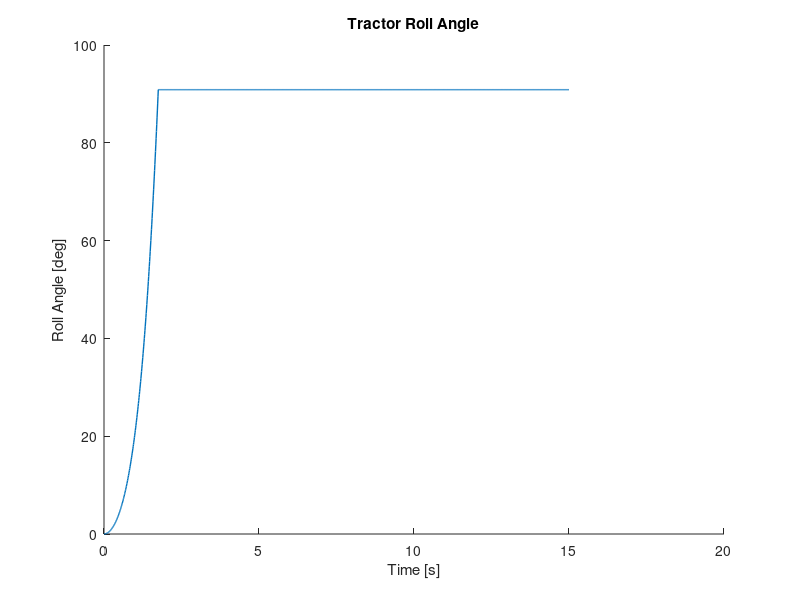

Recreate this plot in MATLAB. (Note: this script raises an error after producing the figure.)

% 7/15/21
% S. Krug
% Notes:
%
% 7/15/21 - Initial start
%

clear all
close all
clc

%% Time Series Parameters
sampling_freq_hz = 100; %hz
total_run_time_s =15; % sec
time_s = linspace(0, total_run_time_s, sampling_freq_hz*total_run_time_s)';
%% Inputs
% Aero Calcs
%use allowable windspeed table as inputs for aero calculation?
sim_rollover_angle_deg = 90;
start_roll_rate_dps = 0;
start_roll_angle_deg = 0;

v_mph = 150;
v_mps = v_mph*0.44704;
rho_kgpm3 = 1.225;
TRAC_Cd = 1.5;
TRAC_A_m2 = 15;

TRAC_Fd_N = 0.5*rho_kgpm3*(v_mps^2)*TRAC_Cd*TRAC_A_m2;

%% Mass Properties
g_mps2 = 9.81;
%Tractor
TRAC_height_cg_m = 1.1;
TRAC_mass_kg = 6970;
TRAC_inertia_roll_kgm2 = 37500;
TRAC_trackwidth_m = 2.53;
TRAC_height_cp_m = 1.925;
TRAC_force_drag_N = TRAC_Fd_N;
TRAC_force_weight_N = g_mps2*TRAC_mass_kg;

%% Variables & Inputs
%Tractor
TRAC_d_cg_y_m_i = TRAC_height_cg_m;
TRAC_d_cg_x_m_i = TRAC_trackwidth_m/2;
TRAC_theta_cg_rad_i = atan(TRAC_d_cg_x_m_i/TRAC_d_cg_y_m_i);

TRAC_d_cp_y_m_i = TRAC_height_cp_m;
TRAC_d_cp_x_m_i = TRAC_trackwidth_m/2;
TRAC_theta_cp_rad_i = atan(TRAC_d_cp_x_m_i/TRAC_d_cp_y_m_i);
%Inertias
TRAC_r_cg_m = TRAC_d_cg_x_m_i/(sin(TRAC_theta_cg_rad_i));
TRAC_I_pat_kgm2 = TRAC_inertia_roll_kgm2 + TRAC_mass_kg*TRAC_r_cg_m^2; %use this inertia

%Radii to calculate d_cg_x_m and d_cp_y_m during dynamic motion
TRAC_r_cp_m = TRAC_d_cp_x_m_i/(sin(TRAC_theta_cp_rad_i));
%% Initialize vars
TRAC_tq_nm = zeros(length(time_s),1);
TRAC_d_cg_x_m = zeros(length(time_s),1);
TRAC_d_cp_y_m = zeros(length(time_s),1);
TRAC_alpha_rps2 = zeros(length(time_s),1);

TRAC_theta_cg_rad = zeros(length(time_s),1);
TRAC_theta_cp_rad = zeros(length(time_s),1);
TRAC_theta_cg_rad(1) = TRAC_theta_cg_rad_i; %first angle is static angle
TRAC_theta_cp_rad(1) = TRAC_theta_cp_rad_i; %first angle is static angle

tractor_torque = zeros(length(time_s),1);


TRAC_d_cg_y_m = zeros(length(time_s),1);
deltaH = zeros(length(time_s),1);
deltaTheta = zeros(length(time_s),1);
deltaOmega_rps = zeros(length(time_s),1);
omega_E_rps = zeros(length(time_s),1);
PE_added_kgm2ps2 = zeros(length(time_s),1);
kinetic_energy_kgm2ps2 = zeros(length(time_s),1);
deltaKE_kgm2ps2 = zeros(length(time_s),1);
omega_energy_rps = zeros(length(time_s),1);
KE_total_kgm2ps2 = zeros(length(time_s),1);
PE_total_kgm2ps2 = zeros(length(time_s),1);

%% Main Loop Start at Initial Rate
TRAC_omega_rps = zeros(length(time_s),1);
TRAC_omega_rps(1) = start_roll_rate_dps/57.29;
TRAC_roll_angle_rad = zeros(length(time_s),1);
TRAC_roll_angle_rad(1) = start_roll_angle_deg/57.29; %first angle is static angle

for t = 1:length(time_s) - 1
    
    dt = time_s(t+1) - time_s(t);
    TRAC_d_cg_x_m(t) = sin(TRAC_theta_cg_rad(t))*TRAC_r_cg_m; %new moment arm for new cg torque
    TRAC_d_cp_y_m(t) = cos(TRAC_theta_cp_rad(t))*TRAC_r_cp_m; %new moment arm for cp torque
    tractor_torque(t) = (TRAC_force_drag_N*TRAC_d_cp_y_m(t))-(TRAC_force_weight_N*TRAC_d_cg_x_m(t));
    
    if TRAC_roll_angle_rad(t)*57.29 < 0 % if angle of truck is below ground, stop
        break
    end
    %% Euler Time Step Calc
    TRAC_alpha_rps2(t+1) = tractor_torque(t)/TRAC_I_pat_kgm2;
    TRAC_omega_rps(t+1) = TRAC_omega_rps(t)+TRAC_alpha_rps2(t+1)*dt;
    TRAC_roll_angle_rad(t+1) = TRAC_roll_angle_rad(t)+TRAC_omega_rps(t+1)*dt;
    %% Energy Calc Check 
    TRAC_d_cg_y_m(t) = cos(TRAC_theta_cg_rad(t))*TRAC_r_cg_m; %cg height
    deltaH(1) = 0;
    if t > 1
        
        deltaTheta(t) = TRAC_roll_angle_rad(t) - TRAC_roll_angle_rad(t-1);
        deltaH(t) = TRAC_d_cg_y_m(t) - TRAC_d_cg_y_m(t-1); %cg goes up, potential energy goes up. cg goes down, energy goes down
       
        PE_added_kgm2ps2(t) = TRAC_mass_kg*g_mps2*deltaH(t) + tractor_torque(t)*deltaTheta(t); %total energy added in this torque time step
        PE_total_kgm2ps2(t) = PE_total_kgm2ps2(t-1) + PE_added_kgm2ps2(t); %new total PE. previous plus new increment

%         kinetic_energy_kgm2ps2(t) = potential_energy_kgm2ps2(t);
%         kinetic_energy_kgm2ps2(t) = .5*TRAC_I_pat_kgm2*TRAC_omega_rps(t);
        deltaKE_kgm2ps2(t) =  PE_total_kgm2ps2(t) - PE_total_kgm2ps2(t-1); %new total PE, minus previous total PE

        KE_total_kgm2ps2(t) = deltaKE_kgm2ps2(t) + KE_total_kgm2ps2(t-1); %old total energy plus new delta in energy

        omega_energy_rps(t) = sqrt(2*KE_total_kgm2ps2(t)/TRAC_I_pat_kgm2); %calculate new omega based on total energy input into system
        
%         omega_energy_rps(t) = omega_rps(t) + omega_rps(t-1); %previous omega plus new omega
        
%  - .5*TRAC_I_pat_kgm2*TRAC_omega_rps(t-1);
%         delta_omega
        
%       deltaTheta(t) = abs(TRAC_theta_cg_rad(t)-TRAC_theta_cg_rad(t-1));
        
%         deltaOmega_rps(t) =sqrt( 2*( (TRAC_mass_kg*g_mps2*deltaH(t)) + (tractor_torque(t)*deltaTheta(t)) )/...
%             (TRAC_I_pat_kgm2) );
        
        %new energy delta, back calculate delta omega
%         omega_E_rps(t+1) = omega_E_rps(t) + deltaOmega_rps(t);
        
        
    end
    
    %% Iterate to new angles
    TRAC_theta_cg_rad(t+1) = TRAC_theta_cg_rad(1) - TRAC_roll_angle_rad(t+1);
    TRAC_theta_cp_rad(t+1) = TRAC_theta_cp_rad(1) - TRAC_roll_angle_rad(t+1);
    
    if TRAC_roll_angle_rad(t+1)*57.29 > sim_rollover_angle_deg
        TRAC_roll_angle_rad(t+1:end) =TRAC_roll_angle_rad(t+1);
        break
    end
end
% deltaH = abs(max(TRAC_d_cg_y_m) -TRAC_d_cg_y_m(1));
% deltaTheta = abs(TRAC_theta_cg_rad(t)-(TRAC_theta_cg_rad(1)));
% tractor_tq_avg = mean(tractor_torque(1):tractor_torque(t));
% deltaOmega_rps =sqrt( 2*( (TRAC_mass_kg*g_mps2*deltaH) + (tractor_tq_avg*deltaTheta) )/...
%     (TRAC_I_pat_kgm2) );
% deltaOmega_dps = deltaOmega_rps*57.29;

hold on
figure(1)
plot(time_s, TRAC_roll_angle_rad*57.29,'LineWidth',1);
xlabel('Time [s]')
ylabel('Roll Angle [deg]')
title('Tractor Roll Angle')
Plotter(1);
hold on


hold on
figure(2)
plot(time_s, TRAC_omega_rps*57.29,'LineWidth',1);
xlabel('Time [s]')
ylabel('Roll Rate [deg/s]')
title('Tractor Roll Rate')
Plotter(1);
hold on

hold on
figure(3)
plot(time_s, omega_energy_rps*57.29,'LineWidth',1);
xlabel('Time [s]')
ylabel('Roll Rate, Energy [deg/s]')
title('Tractor Roll Rate')
Plotter(1);
hold on

hold on
figure(4)
plot(time_s, omega_energy_rps*57.29, time_s, TRAC_omega_rps*57.29)
xlabel('Time [s]')
ylabel('Roll Rate, Energy [deg/s]')
legend({'Energy Based Rate',' Euler Time Step Rate'})
title('Tractor Roll Rate')
xlim([0 2])
Plotter(1);
hold on




